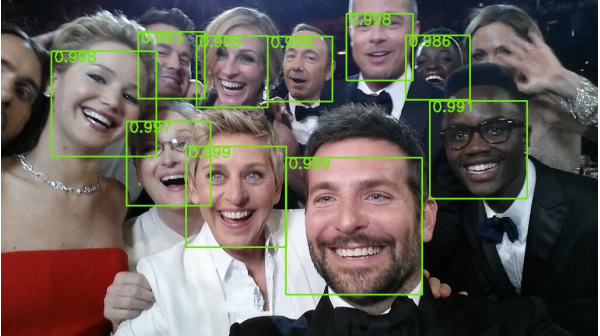
#> input picture images/faces.jpg, 600 x 336 px, found by its file name
$ python face_detector.py
#> lines starting #> are read from the running program, lines starting #| are printed output that depends on the picture; after the words box and inside, x2 and y2 are one past the last pixel; in counts of white or black regions, pixels touching at a corner belong together
import cv2
import os


face_cascade = cv2.CascadeClassifier(os.path.join(os.getcwd(), 'opencv-master/data/haarcascades/haarcascade_frontalface_default.xml'))
# This creates a CascadeClassifier object

# Now we'll use this object to search for face in our image
# Now we'll load the image in python

img = cv2.imread("faces.jpg")
#> img is the input picture: shape (336, 600, 3); mean B, G, R 89.3, 95.6, 102.8

gray_img = cv2.cvtColor(img, cv2.COLOR_BGR2GRAY)
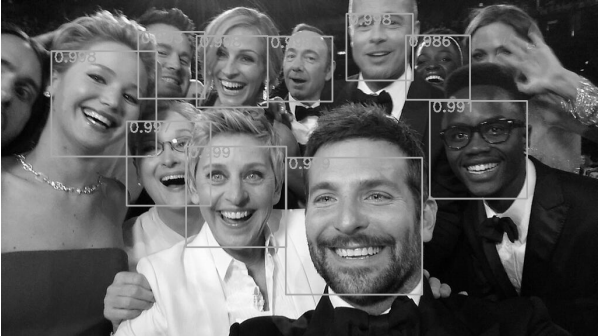
#> gray_img: shape (336, 600); min 1, max 255, mean 97


"""
detectMultiScale searches the CascadeClassifier object in our image acoording to the xml file
and it returns the coordinates of the face in our image
i.e it returns the pixel row, pixel column, width and the height
"""
faces = face_cascade.detectMultiScale(gray_img,
scaleFactor = 1.1,
minNeighbors =3)
#> faces = [[271, 33, 59, 59], [132, 114, 79, 79], [197, 29, 70, 70], [346, 1, 64, 64], [185, 135, 102, 102], [33, 38, 95, 95], [284, 139, 139, 139]]

"""
The scaling Factor reduces the size by 5% and increases the chance of matching size with model for detection
Know more about it here:- http://answers.opencv.org/question/10654/how-does-the-parameter-scalefactor-in-detectmultiscale-affect-face-detection/?answer=10703#post-id-10703

minNeighbors tells python how many neighbors to search around the window
"""

for x, y, w, h in faces:
    img = cv2.rectangle(img, (x,y),(x+w, y+h), (100,180,0), 3)
    """
    the 2nd and the 3rd parameter are the coordinates of the top-left and bottom-right corner of the rectangle
    the 4th parameter defines the color of the rectangle in bgr format
    the last parameter gives the width of the rectangle
    """
#> this loop made 7 passes
#> pass 1, `img = cv2.rectangle(img, (x,y),(x+w, y+h), (100,180,0), 3)`:
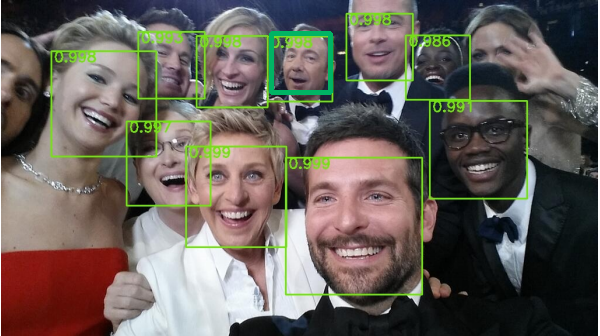
#> img: shape (336, 600, 3); 0.58% of pixels changed, all inside (x1, y1, x2, y2) = (269, 31, 333, 95)
#> pass 2, `img = cv2.rectangle(img, (x,y),(x+w, y+h), (100,180,0), 3)`:
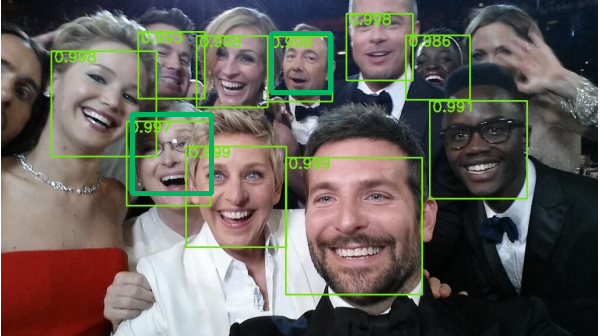
#> img: shape (336, 600, 3); 0.78% of pixels changed, all inside (x1, y1, x2, y2) = (130, 112, 214, 196)
#> pass 3, `img = cv2.rectangle(img, (x,y),(x+w, y+h), (100,180,0), 3)`:
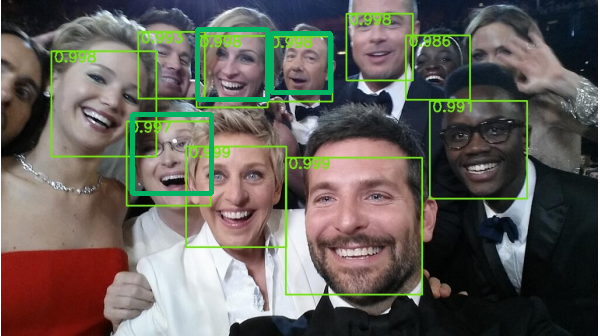
#> img: shape (336, 600, 3); 0.66% of pixels changed, all inside (x1, y1, x2, y2) = (195, 27, 270, 102)
#> after the loop:
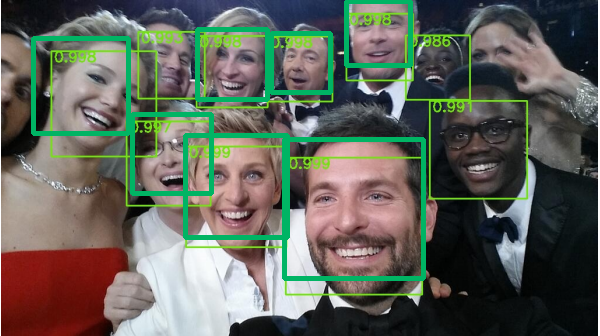
#> img: shape (336, 600, 3); 3.76% of pixels changed, all inside (x1, y1, x2, y2) = (31, 0, 426, 281)

print(faces)
#| [[271  33  59  59]
#|  [132 114  79  79]
#|  [197  29  70  70]
#|  [346   1  64  64]
#|  [185 135 102 102]
#|  [ 33  38  95  95]
#|  [284 139 139 139]]
print(type(faces))
#| <class 'numpy.ndarray'>


# Suppose the image resolution is bigger than the screen, than we need to resize the image
resized_img = cv2.resize(img, (int(img.shape[1] * 2), int(img.shape[0] *  2)))
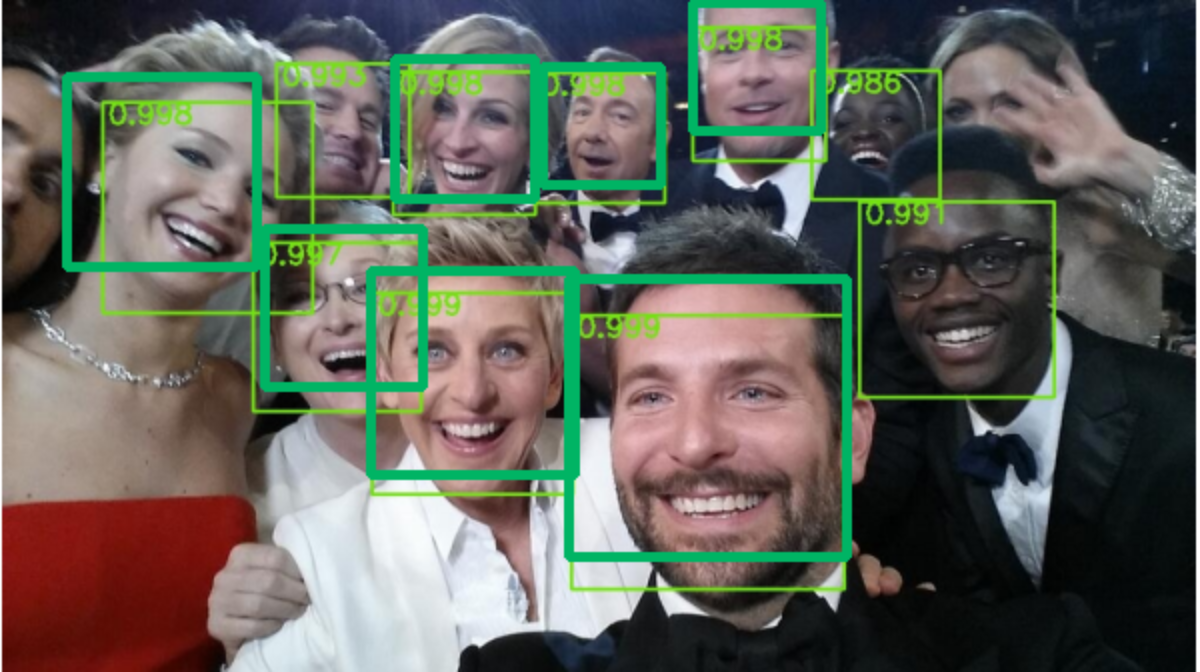
#> resized_img: shape (672, 1200, 3); mean B, G, R 89.7, 99.2, 96.2
cv2.imshow("img_with_face_detector", resized_img)
# cv2.imshow("img_with_face_detector", img)
# cv2.imshow("gray",gray_img)
cv2.waitKey(0)
cv2.destroyAllWindows()

$ run again, with images/astronauts.jpg copied over images/faces.jpg
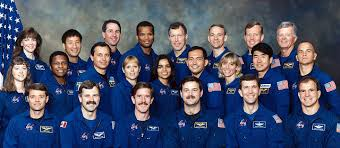
#> input picture images/astronauts.jpg, 340 x 148 px, found by its file name
#> img is the input picture: shape (148, 340, 3); mean B, G, R 103, 79.9, 72.5
#> `gray_img = cv2.cvtColor(img, cv2.COLOR_BGR2GRAY)`:
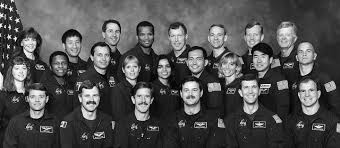
#> gray_img: shape (148, 340); min 0, max 254, mean 80.3
#> faces = [[292, 42, 26, 26], [90, 45, 25, 25], [182, 49, 25, 25], [238, 78, 25, 25], [177, 79, 27, 27], [293, 80, 28, 28], [25, 87, 24, 24], [131, 86, 25, 25]]
#> the loop `for x, y, w, h in faces:` made 8 passes
#| [[292  42  26  26]
#|  [ 90  45  25  25]
#|  [182  49  25  25]
#|  [238  78  25  25]
#|  [177  79  27  27]
#|  [293  80  28  28]
#> (further printed lines are left out)
#| <class 'numpy.ndarray'>
#> `resized_img = cv2.resize(img, (int(img.shape[1] * 2), int(img.shape[0]..`:
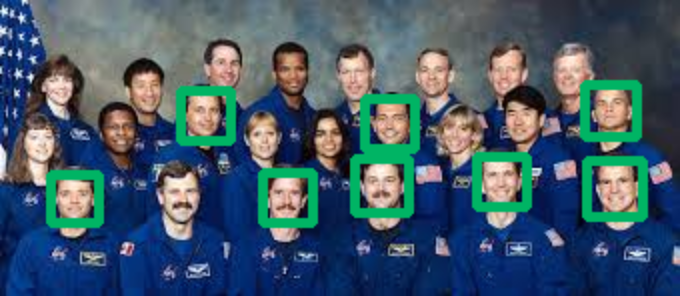
#> resized_img: shape (296, 680, 3); mean B, G, R 104.5, 89.4, 67.6
